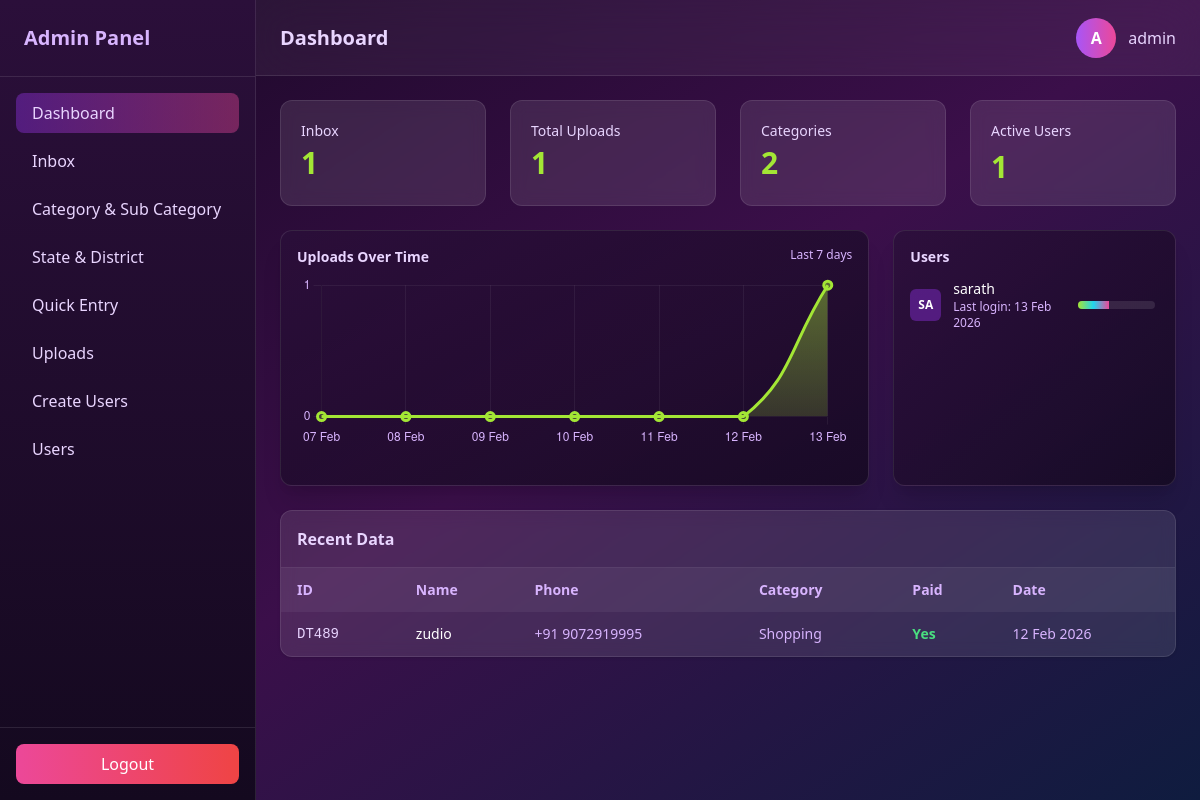
The page /dashboard/ (signed in) on the database its author committed.
### data/models.py (models this page shows, shortened)
class Userlogin(models.Model):
    id = models.CharField(
        max_length=5,  # C + 4 chars max
        primary_key=True,
        editable=False
    )
    username = models.CharField(max_length=100)
    password = models.CharField(max_length=100)
    last_login = models.DateTimeField(default=timezone.now)
    is_active = models.BooleanField(default=True)  # Add this field

class Data(models.Model):
    id = models.CharField(
        max_length=5,
        primary_key=True,
        editable=False
    )
    name = models.CharField(max_length=100)
    category = models.ForeignKey(Category, on_delete=models.CASCADE, related_name="data")
    subcategory = models.ForeignKey(Subcategory, on_delete=models.CASCADE)
    location = models.CharField(max_length=500)
    state = models.ForeignKey(State, on_delete=models.CASCADE)
    district = models.ForeignKey(District, on_delete=models.CASCADE)
    phone = models.CharField(max_length=100)
    email = models.CharField(max_length=100)
    remarks = models.TextField(blank=True, null=True)
    data_given = models.CharField(max_length=500)
    staff = models.CharField(max_length=500)
    user = models.CharField(max_length=500)
    source = models.CharField(max_length=500)
    paid = models.BooleanField(default=False)  # ⬅️ checkbox
    created_at = models.DateTimeField(auto_now_add=True)
    class Data(models.Model):
        id = models.CharField(
            max_length=5,
            primary_key=True,
            editable=False
        )
        name = models.CharField(max_length=100)
        category = models.ForeignKey(Category, on_delete=models.CASCADE, related_name="data")
        subcategory = models.ForeignKey(Subcategory, on_delete=models.CASCADE)
        location = models.CharField(max_length=500)
        state = models.ForeignKey(State, on_delete=models.CASCADE)
        district = models.ForeignKey(District, on_delete=models.CASCADE)
        phone = models.CharField(max_length=100)
        email = models.CharField(max_length=100)
        remarks = models.TextField(blank=True, null=True)
        data_given = models.CharField(max_length=500)
        staff = models.CharField(max_length=500)
        user = models.CharField(max_length=500)
        source = models.CharField(max_length=500, blank=True, null=True)
        paid = models.BooleanField(default=False)  # ⬅️ checkbox
        created_at = models.DateTimeField(auto_now_add=True)

class Category(models.Model):
    id = models.CharField(
        max_length=5,  # C + 4 chars max
        primary_key=True,
        editable=False
    )
    name = models.CharField(max_length=100)
    created_at = models.DateTimeField(auto_now_add=True)

### data/views.py (the view)
# urls.py: path('dashboard/', views.dashboard, name='dashboard'),
@never_cache
@login_required(login_url='/login/')
@user_passes_test(lambda u: u.is_superuser)
def dashboard(request):
    today = timezone.now().date()
    start_date = today - timedelta(days=6)
    raw_uploads = (
        Upload.objects
        .filter(created_at__date__gte=start_date)
        .annotate(day=TruncDate('created_at'))
        .values('day')
        .annotate(count=Count('id'))
        .order_by('day')
    )
    upload_map = {u['day']: u['count'] for u in raw_uploads}
    labels, data = [], []
    for i in range(7):
        day = start_date + timedelta(days=i)
        labels.append(day.strftime('%d %b'))
        data.append(upload_map.get(day, 0))
    total_uploads = Upload.objects.count()
    unread_uploads = Upload.objects.filter(is_opened=False).count()  # unread count
    total_categories = Category.objects.count()
    total_users = Userlogin.objects.count()
    total_data = Data.objects.count()
    recent_data = (
        Data.objects
        .select_related('category', 'subcategory', 'state', 'district')
        .order_by('-created_at')[:10]
    )
    recent_uploads = Upload.objects.order_by('-created_at')[:10]
    recent_users = Userlogin.objects.order_by('-last_login')[:10]
    context = {
        'labels': labels,
        'data': data,
        'total_uploads': total_uploads,
        'unread_uploads': unread_uploads,  # add unread count
        'total_categories': total_categories,
        'total_users': total_users,
        'total_data': total_data,
        'recent_data': recent_data,
        'recent_uploads': recent_uploads,
        'recent_users': recent_users,
    }
    return render(request, 'dashboard.html', context)

### data/templates/dashboard.html (shortened to what this page needs)
<!DOCTYPE html>
<html lang="en">
<head>
  <script src="https://cdn.tailwindcss.com"></script>
</head>
<body class="min-h-screen flex text-white
bg-gradient-to-br from-[#1a0826] via-[#3b0f4a] to-[#0f1c3f]">
<aside class="w-64 hidden md:flex flex-col h-screen sticky top-0
bg-gradient-to-b from-[#2b0f3a] to-[#14091f]
border-r border-white/10">
  <div class="p-6 text-xl font-bold text-purple-300 border-b border-white/10">
    Admin Panel
  </div>
  <nav class="flex-1 p-4 space-y-2 text-purple-200">
    <a href="{% url 'dashboard' %}" class="flex items-center gap-3 px-4 py-2 rounded-lg
              bg-gradient-to-r from-purple-600/40 to-pink-500/40">
      Dashboard
    </a>
      <a href="{% url 'inbox' %}" class="flex items-center gap-3 px-4 py-2 rounded-lg hover:bg-white/10">
     Inbox
    </a>
    <a href="{% url 'category' %}" class="flex items-center gap-3 px-4 py-2 rounded-lg hover:bg-white/10">
     Category & Sub Category
    </a>
    <a href="{% url 'state_district' %}" class="flex items-center gap-3 px-4 py-2 rounded-lg hover:bg-white/10">
     State & District
    </a>
    <a href="{% url 'data' %}" class="flex items-center gap-3 px-4 py-2 rounded-lg hover:bg-white/10">
    Quick Entry
    </a>
      <a href="{% url 'data_list' %}" class="flex items-center gap-3 px-4 py-2 rounded-lg hover:bg-white/10">
    Uploads
    </a>
      <a href="{% url 'usercreate' %}" class="flex items-center gap-3 px-4 py-2 rounded-lg hover:bg-white/10">
   Create Users
    </a>
       <a href="{% url 'userlist' %}" class="flex items-center gap-3 px-4 py-2 rounded-lg hover:bg-white/10">
   Users
    </a>
  </nav>
  <div class="p-4 border-t border-white/10">
    <a href="{% url 'superuser_logout' %}"
       class="block text-center bg-gradient-to-r from-pink-500 to-red-500
              text-white py-2 rounded-lg hover:opacity-90">
      Logout
    </a>
  </div>
</aside>
<div class="flex-1 flex flex-col">
<header class="px-6 h-[4.78rem] flex justify-between items-center
sticky top-0 z-40
bg-white/5 backdrop-blur-xl border-b border-white/10">
  <h1 class="text-xl font-semibold text-purple-200">Dashboard</h1>
  <div class="flex items-center gap-3">
    <div class="w-10 h-10 rounded-full
                bg-gradient-to-r from-purple-500 to-pink-500
                flex items-center justify-center font-bold">
      {{ request.user.username|first|upper }}
    </div>
    <span class="text-purple-200 font-medium">
      {{ request.user.username }}
    </span>
  </div>
</header>
<main class="p-6 space-y-6">
<div class="grid grid-cols-1 sm:grid-cols-2 lg:grid-cols-4 gap-6">
  <div class="bg-white/10 backdrop-blur p-5 rounded-xl border border-white/10">
    <p class="text-sm text-purple-200">Inbox</p>
   <h2 class="text-3xl font-bold text-lime-400 mt-1">
  {{ total_uploads }}
</h2>
  </div>
  <div class="bg-white/10 backdrop-blur p-5 rounded-xl border border-white/10">
    <p class="text-sm text-purple-200">Total Uploads</p>
    <h2 class="text-3xl font-bold text-lime-400 mt-1">{{ total_data }}</h2>
  </div>
  <div class="bg-white/10 backdrop-blur p-5 rounded-xl border border-white/10">
    <p class="text-sm text-purple-200"> Categories</p>
    <h2 class="text-3xl font-bold text-lime-400 mt-1">{{ total_categories }}</h2>
  </div>
  <div class="bg-white/10 backdrop-blur p-5 rounded-xl border border-white/10">
    <p class="text-sm text-purple-200">Active Users</p>
    <h2 class="text-3xl font-semibold text-lime-400 mt-2">{{ total_users }}</h2>
  </div>
</div>
<div class="grid grid-cols-1 lg:grid-cols-3 gap-6">
<div class="lg:col-span-2 bg-gradient-to-br from-[#2b0f3a]/80 to-[#14091f]/80
rounded-xl shadow-xl p-4 border border-white/10 h-64">
  <div class="flex justify-between mb-2">
    <h2 class="text-sm font-semibold text-purple-200">
      Uploads Over Time
    </h2>
    <span class="text-xs text-purple-300">Last 7 days</span>
  </div>
  <div class="relative h-44 w-full">
  <canvas id="uploadChart"></canvas>
</div>
</div>
<div class="bg-gradient-to-br from-[#2b0f3a]/80 to-[#14091f]/80
rounded-xl shadow-xl p-4 h-64 flex flex-col border border-white/10">
  <h2 class="text-sm font-semibold text-purple-200 mb-3">Users</h2>
  <div class="space-y-3 overflow-y-auto scrollbar-hide pr-1">
    {% for user in recent_users %}
    <div class="flex items-center justify-between">
      <div class="flex items-center gap-3">
        <div class="w-8 h-8 rounded-md bg-purple-600/40
                    flex items-center justify-center text-xs font-bold text-white">
          {{ user.username|slice:":2"|upper }}
        </div>
        <div>
          <p class="text-sm font-medium text-white">
            {{ user.username }}
          </p>
          <p class="text-xs text-purple-300">
            Last login: {{ user.last_login|date:"d M Y" }}
          </p>
        </div>
      </div>
      <div class="w-20 h-2 bg-white/10 rounded-full overflow-hidden">
        <div class="h-full bg-gradient-to-r from-lime-400 via-cyan-400 to-pink-500"
             style="width: {{ forloop.counter|add:3 }}0%;"></div>
      </div>
    </div>
    {% empty %}
      <p class="text-xs text-purple-300 text-center">No users found</p>
    {% endfor %}
  </div>
</div>
</div>
<div class="bg-white/10 backdrop-blur rounded-xl shadow border border-white/10
            overflow-hidden min-h-[120px] max-h-[420px]">
  <div class="p-4 border-b border-white/10 text-purple-200 font-semibold">
    Recent Data
  </div>
  <div class="overflow-y-auto scrollbar-hide max-h-[360px]">
    <table class="w-full text-sm">
      <thead class="bg-white/5 text-purple-300 sticky top-0 z-10">
        <tr>
          <th class="text-left px-4 py-3">ID</th>
          <th class="text-left px-4 py-3">Name</th>
          <th class="text-left px-4 py-3">Phone</th>
          <th class="text-left px-4 py-3">Category</th>
          <th class="text-left px-4 py-3">Paid</th>
          <th class="text-left px-4 py-3">Date</th>
        </tr>
      </thead>
      <tbody class="divide-y divide-white/10">
        {% for item in recent_data %}
        <tr class="hover:bg-white/5">
          <td class="px-4 py-3 font-mono text-purple-200">{{ item.id }}</td>
          <td class="px-4 py-3 font-medium">{{ item.name }}</td>
          <td class="px-4 py-3 text-purple-300">{{ item.phone }}</td>
          <td class="px-4 py-3 text-purple-300">{{ item.category.name }}</td>
          <td class="px-4 py-3">
            {% if item.paid %}
              <span class="text-green-400 font-semibold">Yes</span>
            {% else %}
              <span class="text-red-400 font-semibold">No</span>
            {% endif %}
          </td>
          <td class="px-4 py-3 text-purple-300">
            {{ item.created_at|date:"d M Y" }}
          </td>
        </tr>
        {% empty %}
        <tr>
          <td colspan="6" class="px-4 py-6 text-center text-purple-300">
            No data found
          </td>
        </tr>
        {% endfor %}
      </tbody>
    </table>
  </div>
</div>
</main>
</div>
<script>
const ctx = document.getElementById('uploadChart').getContext('2d');
const gradient = ctx.createLinearGradient(0, 0, 0, 220);
gradient.addColorStop(0, 'rgba(163,230,53,0.45)');
gradient.addColorStop(1, 'rgba(163,230,53,0.05)');
new Chart(ctx, {
  type: 'line',
  data: {
    labels: {{ labels|safe }},
    datasets: [{
      data: {{ data|safe }},
      borderColor: '#a3e635',
      backgroundColor: gradient,
      borderWidth: 3,
      tension: 0.45,
      fill: true,
      pointRadius: 4,
      pointHoverRadius: 6
    }]
  },
  options: {
    responsive: true,
    maintainAspectRatio: false,
    layout: {
      padding: {
        left: 0,
        right: 0,
        top: 10,
        bottom: 0
      }
    },
    plugins: {
      legend: { display: false }
    },
    scales: {
      x: {
        offset: false,
        ticks: {
          color: '#d8b4fe',
          padding: 6
        },
        grid: {
          color: 'rgba(255,255,255,0.06)'
        }
      },
      y: {
        beginAtZero: true,
        ticks: {
          color: '#d8b4fe',
          precision: 0
        },
        grid: {
          color: 'rgba(255,255,255,0.06)'
        }
      }
    }
  }
});
</script>
</body>
</html>

### data/templates/dashboard.html (style rules this page uses)
.scrollbar-hide { -ms-overflow-style: none; scrollbar-width: none; }

### rows shown on the page
Userlogin: username "SA", username "sarath", last_login "13 Feb 2026"
Data: id "DT489", name "zudio", phone "+91 9072919995", category.name "Shopping", paid "Yes", created_at "12 Feb 2026"

### other values the page prints
{{ request.user.username|first|upper }} "A"
{{ request.user.username }} "admin"
{{ total_uploads }} "1"
{{ total_data }} "1"
{{ total_categories }} "2"
{{ total_users }} "1"
chart data {{ data|safe }} [0, 0, 0, 0, 0, 0, 1]
